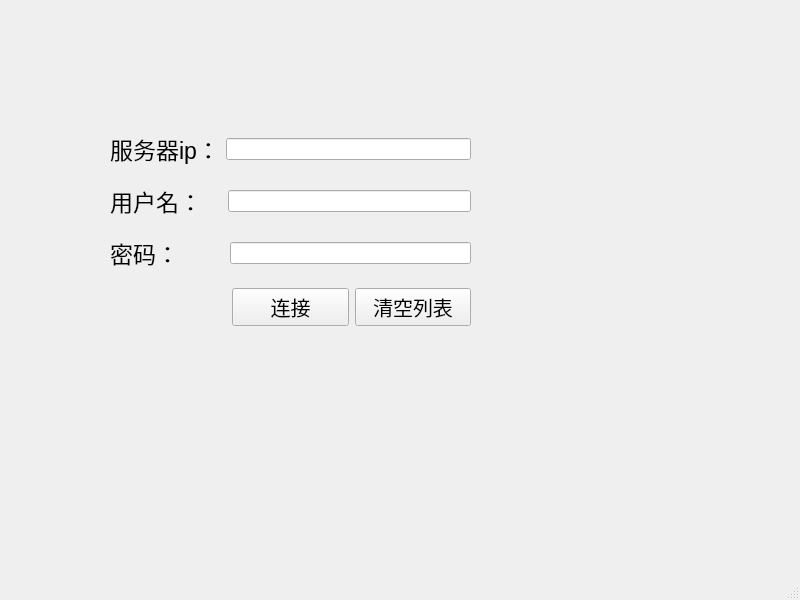
<?xml version="1.0" encoding="UTF-8"?>
<ui version="4.0">
 <class>MainWindow</class>
 <widget class="QMainWindow" name="MainWindow">
  <property name="geometry">
   <rect>
    <x>0</x>
    <y>0</y>
    <width>800</width>
    <height>600</height>
   </rect>
  </property>
  <property name="windowTitle">
   <string>MainWindow</string>
  </property>
  <widget class="QWidget" name="centralwidget">
   <widget class="QWidget" name="layoutWidget">
    <property name="geometry">
     <rect>
      <x>110</x>
      <y>120</y>
      <width>361</width>
      <height>221</height>
     </rect>
    </property>
    <layout class="QVBoxLayout" name="verticalLayout">
     <item>
      <layout class="QHBoxLayout" name="horizontalLayout">
       <item>
        <widget class="QLabel" name="address">
         <property name="font">
          <font>
           <pointsize>17</pointsize>
          </font>
         </property>
         <property name="text">
          <string>服务器ip：</string>
         </property>
        </widget>
       </item>
       <item>
        <widget class="QLineEdit" name="ip"/>
       </item>
      </layout>
     </item>
     <item>
      <layout class="QHBoxLayout" name="horizontalLayout_2">
       <item>
        <widget class="QLabel" name="user">
         <property name="font">
          <font>
           <pointsize>17</pointsize>
          </font>
         </property>
         <property name="text">
          <string>用户名：   </string>
         </property>
        </widget>
       </item>
       <item>
        <widget class="QLineEdit" name="usr"/>
       </item>
      </layout>
     </item>
     <item>
      <layout class="QHBoxLayout" name="horizontalLayout_3">
       <item>
        <widget class="QLabel" name="passwd">
         <property name="font">
          <font>
           <pointsize>17</pointsize>
          </font>
         </property>
         <property name="text">
          <string>密码：       </string>
         </property>
        </widget>
       </item>
       <item>
        <widget class="QLineEdit" name="pwd"/>
       </item>
      </layout>
     </item>
     <item>
      <layout class="QHBoxLayout" name="horizontalLayout_4">
       <item>
        <widget class="QLabel" name="label_4">
         <property name="text">
          <string/>
         </property>
        </widget>
       </item>
       <item>
        <widget class="QPushButton" name="Connect_Button">
         <property name="font">
          <font>
           <pointsize>15</pointsize>
          </font>
         </property>
         <property name="text">
          <string>连接</string>
         </property>
        </widget>
       </item>
       <item>
        <widget class="QPushButton" name="Clear_Button">
         <property name="font">
          <font>
           <pointsize>15</pointsize>
          </font>
         </property>
         <property name="text">
          <string>清空列表</string>
         </property>
        </widget>
       </item>
      </layout>
     </item>
    </layout>
   </widget>
  </widget>
  <widget class="QMenuBar" name="menubar">
   <property name="geometry">
    <rect>
     <x>0</x>
     <y>0</y>
     <width>800</width>
     <height>24</height>
    </rect>
   </property>
  </widget>
  <widget class="QStatusBar" name="statusbar"/>
 </widget>
 <resources/>
 <connections/>
</ui>
